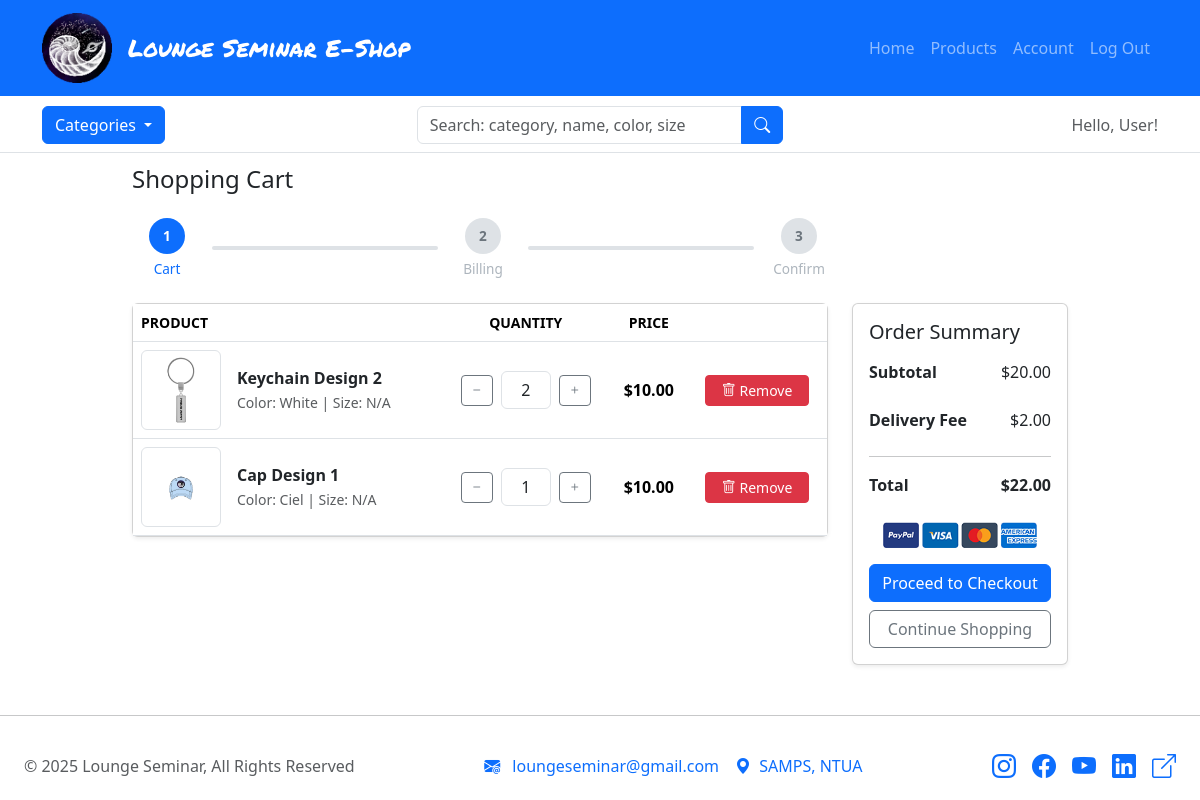
Page /cart/cart/ (signed in) on the earlier database version.
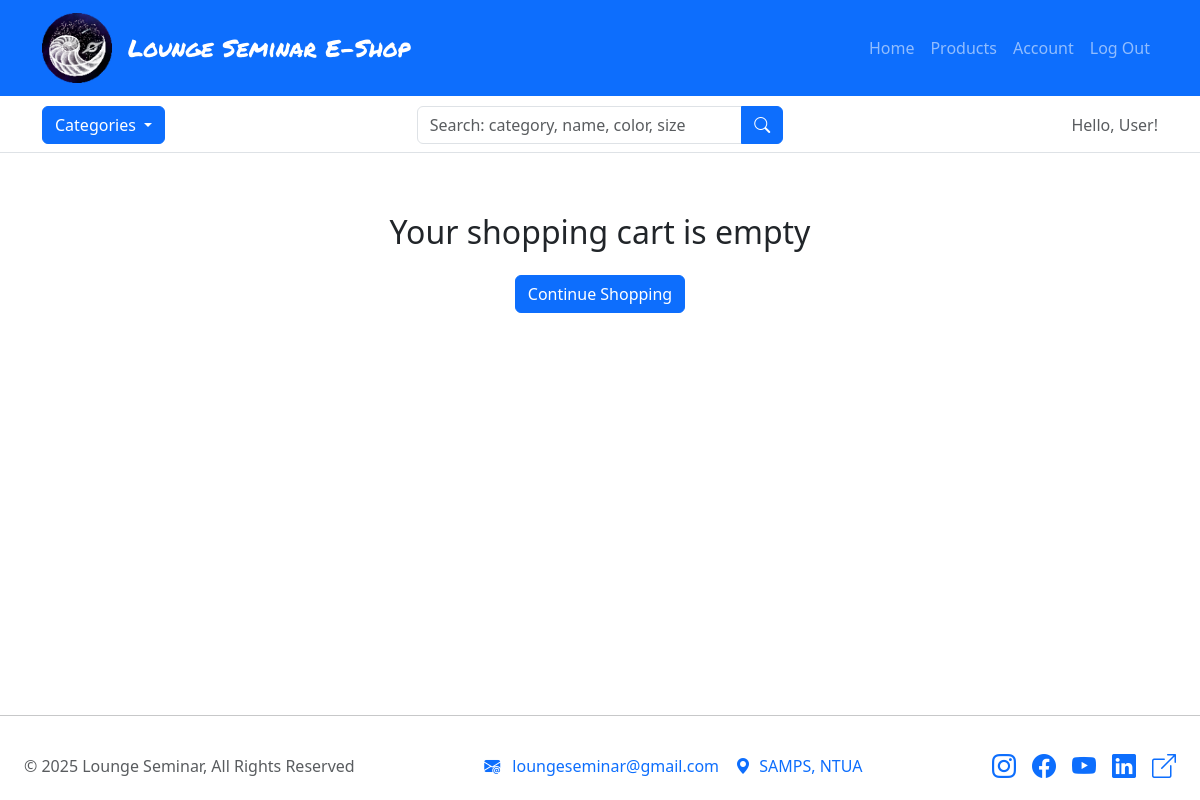
Same page on the later database version.
### carts/models.py (models this page shows, shortened)
class CartItem(models.Model):
    user = models.ForeignKey('auth.User', on_delete=models.CASCADE, null=True)
    product = models.ForeignKey(ProductSizeVariant, on_delete=models.CASCADE, null=True)
    cart = models.ForeignKey(Cart, on_delete=models.CASCADE, null=True)
    quantity = models.PositiveIntegerField(default=1)
    is_active = models.BooleanField(default=True)
    def sub_total(self):
        return self.product.color_variant.product.price * self.quantity

### products/models.py (models this page shows, shortened)
class ProductSizeVariant(models.Model):
    color_variant = models.ForeignKey(
        ProductColorVariant,
        on_delete=models.CASCADE,
        related_name="sizes"
    )
    size = models.ForeignKey(Size, on_delete=models.CASCADE)
    inventory = models.PositiveIntegerField(default=0)
    class Meta:
        unique_together = ('color_variant', 'size')

class ProductColorVariant(models.Model):
    product = models.ForeignKey(Product, on_delete=models.CASCADE, related_name="colors")
    color = models.ForeignKey(Color, on_delete=models.CASCADE)
    front_image = models.ImageField(upload_to='products/', blank=True, null=True, validators=[validate_image])
    back_image = models.ImageField(upload_to='products/', blank=True, null=True, validators=[validate_image])
    class Meta:
        unique_together = ('product', 'color')

class Product(models.Model):
    product_name = models.CharField(max_length=50)
    slug = models.SlugField(max_length=200, unique=True, blank=True)
    category = models.ForeignKey(Category, on_delete=models.CASCADE)
    sub_category = models.ForeignKey(
        Category,
        on_delete=models.SET_NULL,
        related_name='subcategory',
        null=True,
        blank=True
    )
    price = models.DecimalField(max_digits=8, decimal_places=2, null=True)
    description = models.TextField(max_length=500, blank=True)
    def get_url(self):
        return reverse('products:product_detail', args=[self.category.slug, self.slug])

class Color(models.Model):
    color = models.CharField(max_length=30)
    def __str__(self):
        return self.color

class Size(models.Model):
    size = models.CharField(max_length=4)
    def __str__(self):
        return self.size

### carts/views.py (the view)
# urls.py: path('cart/', views.cart, name='cart'),
@login_required(login_url='loginreg:loginreg')
def cart(request, total=0, quantity=0, cart_items=None):
    grand_total = 0
    delivery_tax = 2
    try:
        cart = cart = get_cart(request)
        cart_items = CartItem.objects.filter(cart=cart, is_active=True)
        for cart_item in cart_items:
            total += (cart_item.product.color_variant.product.price * cart_item.quantity)
            quantity += cart_item.quantity
        grand_total = total + delivery_tax
    except Cart.DoesNotExist:
        cart_items = []
        total = 0
        quantity = 0
        pass
    context = {
        'total': total,
        'delivery_tax': delivery_tax,
        'grand_total': grand_total,
        'quantity': quantity,
        'cart_items': cart_items,
        'show_secondary_header': True,
    }
    return render(request, 'carts/cart.html', context)

### carts/views.py (called while the page is built)
def get_cart(request):
    if request.user.is_authenticated:
        cart, created = Cart.objects.get_or_create(user=request.user)
    else:
        session_key = request.session.session_key
        if not session_key:
            request.session.create()
            session_key = request.session.session_key
        cart, created = Cart.objects.get_or_create(session_key=session_key)
    return cart

### categories/context_processors.py (called while the page is built)
def menu_links(request):
    links = Category.objects.filter(parent__isnull=True)
    return dict(links=links)

### categories/models.py (called while the page is built)
    def get_url(self):
        return reverse('products:products_by_category', args=[self.slug])

### carts/templates/carts/cart.html (shortened to what the changed rows need)
{% extends 'layout.html' %}
{% load static %}
{% block body %}
<div id="cart-page">
    <div class="container">
        {% if not cart_items %}
            <div class="text-center py-5">
                <h2>Your shopping cart is empty</h2>
                <a href="{% url 'products:products' %}" class="btn btn-primary mt-3">
                    Continue Shopping
                </a>
            </div>
        {% else %}
            <h1 class="fs-4 mb-4">Shopping Cart</h1>
            <div class="col-lg-9">
                {% include "carts/checkout_progress.html" with step=1 %}
            </div>
            <div class="row g-4">
                <aside class="col-lg-9">
                    <div class="card shadow-sm">
                        <div class="card-body p-0">
                            <div class="table-responsive">
                                <table class="table table-shopping-cart align-middle mb-0">
                                    <thead class="text-muted">
                                        <tr class="small text-uppercase text-center">
                                            <th class="text-start">Product</th>
                                            <th>Quantity</th>
                                            <th>Price</th>
                                            <th></th>
                                        </tr>
                                    </thead>
                                    <tbody>
                                        {% for cart_item in cart_items %}
                                        <tr>
                                            <td>
                                                <div class="d-flex align-items-center gap-3">
                                                    <img src="{{ cart_item.product.color_variant.front_image.url }}"
                                                         class="img-thumbnail"
                                                         width="80"
                                                         alt="{{ cart_item.product.color_variant.product.product_name }}">
                                                    <div>
                                                        <a href="{{ cart_item.product.color_variant.product.get_url }}"
                                                           class="fw-semibold text-dark d-block">
                                                            {{ cart_item.product.color_variant.product.product_name }}
                                                        </a>
                                                        <small class="text-muted">
                                                            Color: {{ cart_item.product.color_variant.color }} |
                                                            Size: {{ cart_item.product.size }}
                                                        </small>
                                                    </div>
                                                </div>
                                            </td>
                                            <td class="text-center">
                                                <div class="d-flex justify-content-center align-items-center gap-2 flex-wrap">
                                                    <a href="{% url 'carts:remove_cart' cart_item.product.id %}"
                                                       class="btn btn-outline-secondary btn-sm">
                                                        <i class="bi bi-dash"></i>
                                                    </a>
                                                    <input type="text"
                                                           class="form-control text-center"
                                                           value="{{ cart_item.quantity }}"
                                                           readonly
                                                           style="width: 50px;">
                                                    <a href="{% url 'carts:add_cart' cart_item.product.id %}"
                                                       class="btn btn-outline-secondary btn-sm">
                                                        <i class="bi bi-plus"></i>
                                                    </a>
                                                </div>
                                            </td>
                                            <td class="text-center fw-bold">
                                                ${{ cart_item.sub_total }}
                                            </td>
                                            <td class="text-center">
                                                <a href="{% url 'carts:remove_cart_item' cart_item.product.id %}"
                                                   class="btn btn-danger btn-sm px-3">
                                                    <i class="bi bi-trash"></i> Remove
                                                </a>
                                            </td>
                                        </tr>
                                        {% endfor %}
                                    </tbody>
                                </table>
                            </div>
                        </div>
                    </div>
                </aside>
                <aside class="col-lg-3">
                    <div class="card shadow-sm">
                        <div class="card-body">
                            <h5 class="mb-3">Order Summary</h5>
                            <dl class="d-flex justify-content-between">
                                <dt>Subtotal</dt>
                                <dd>${{ total }}</dd>
                            </dl>
                            <dl class="d-flex justify-content-between">
                                <dt>Delivery Fee</dt>
                                <dd>${{ delivery_tax }}.00</dd>
                            </dl>
                            <hr>
                            <dl class="d-flex justify-content-between fw-bold">
                                <dt>Total</dt>
                                <dd>${{ grand_total }}</dd>
                            </dl>
                            <div class="text-center my-3">
                                <img src="{% static 'images/payments.png' %}" height="26">
                            </div>
                            <div class="d-flex flex-column gap-2">
                                <a href="{% url 'carts:checkout' %}" class="btn btn-primary w-100">
                                    Proceed to Checkout
                                </a>
                                <a href="{% url 'products:products' %}" class="btn btn-outline-secondary w-100">
                                    Continue Shopping
                                </a>
                            </div>
                        </div>
                    </div>
                </aside>
            </div>
        {% endif %}
    </div>
</div>
{% endblock %}

Differences in the rows shown:
removed CartItem: product.color_variant.front_image (picture), product.color_variant.product.product_name "Keychain Design 2", product.color_variant.color "White", product.size "N/A", quantity "2", sub_total "10.00"
removed CartItem: product.color_variant.front_image (picture), product.color_variant.product.product_name "Cap Design 1", product.color_variant.color "Ciel", product.size "N/A", quantity "1", sub_total "10.00"
Other differences:
{{ total }}: "20.00" → (not shown)
{{ delivery_tax }}: "2" → (not shown)
{{ grand_total }}: "22.00" → (not shown)
text no longer shown: "Shopping Cart 1 Cart 2 Billing 3 Confirm PRODUCT QUANTITY PRICE Order Summary Subtotal $ Delivery Fee $ .00 Total $ Proceed to Checkout"
text now shown: "Your shopping cart is empty"
